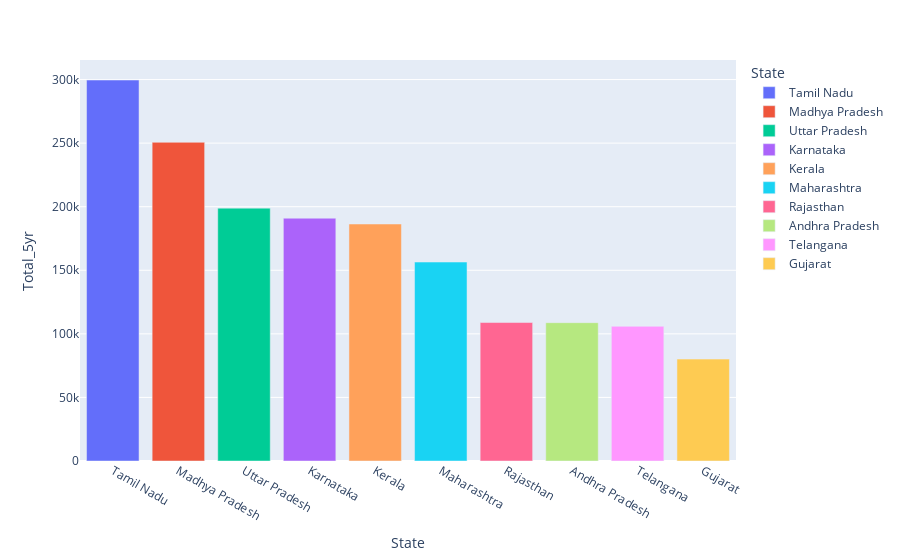

The cell this chart's notebook holds for it:
### Markdown cell above
## top 10 states in case of accidents

### Code cell
top = df_states['Total_5yr'].sort_values(ascending=False).head(10)
px.bar(top.reset_index(), x='State', y='Total_5yr', color='State')

### Figure 1 — Plotly figure (JSON) as saved in the notebook; plotly's stock layout.template omitted (floating-point values rounded to 4 significant figures)
{"data": [{"hovertemplate": "State=%{x}<br>Total_5yr=%{y}<extra></extra>", "legendgroup": "Tamil Nadu", "marker": {"color": "#636efa", "pattern": {"shape": ""}}, "name": "Tamil Nadu", "orientation": "v", "showlegend": true, "textposition": "auto", "type": "bar", "x": ["Tamil Nadu"], "xaxis": "x", "y": [299595], "yaxis": "y"}, {"hovertemplate": "State=%{x}<br>Total_5yr=%{y}<extra></extra>", "legendgroup": "Madhya Pradesh", "marker": {"color": "#EF553B", "pattern": {"shape": ""}}, "name": "Madhya Pradesh", "orientation": "v", "showlegend": true, "textposition": "auto", "type": "bar", "x": ["Madhya Pradesh"], "xaxis": "x", "y": [250641], "yaxis": "y"}, {"hovertemplate": "State=%{x}<br>Total_5yr=%{y}<extra></extra>", "legendgroup": "Uttar Pradesh", "marker": {"color": "#00cc96", "pattern": {"shape": ""}}, "name": "Uttar Pradesh", "orientation": "v", "showlegend": true, "textposition": "auto", "type": "bar", "x": ["Uttar Pradesh"], "xaxis": "x", "y": [198858], "yaxis": "y"}, {"hovertemplate": "State=%{x}<br>Total_5yr=%{y}<extra></extra>", "legendgroup": "Karnataka", "marker": {"color": "#ab63fa", "pattern": {"shape": ""}}, "name": "Karnataka", "orientation": "v", "showlegend": true, "textposition": "auto", "type": "bar", "x": ["Karnataka"], "xaxis": "x", "y": [190952], "yaxis": "y"}, {"hovertemplate": "State=%{x}<br>Total_5yr=%{y}<extra></extra>", "legendgroup": "Kerala", "marker": {"color": "#FFA15A", "pattern": {"shape": ""}}, "name": "Kerala", "orientation": "v", "showlegend": true, "textposition": "auto", "type": "bar", "x": ["Kerala"], "xaxis": "x", "y": [186375], "yaxis": "y"}, {"hovertemplate": "State=%{x}<br>Total_5yr=%{y}<extra></extra>", "legendgroup": "Maharashtra", "marker": {"color": "#19d3f3", "pattern": {"shape": ""}}, "name": "Maharashtra", "orientation": "v", "showlegend": true, "textposition": "auto", "type": "bar", "x": ["Maharashtra"], "xaxis": "x", "y": [156473], "yaxis": "y"}, {"hovertemplate": "State=%{x}<br>Total_5yr=%{y}<extra></extra>", "legendgroup": "Rajasthan", "marker": {"color": "#FF6692", "pattern": {"shape": ""}}, "name": "Rajasthan", "orientation": "v", "showlegend": true, "textposition": "auto", "type": "bar", "x": ["Rajasthan"], "xaxis": "x", "y": [108902], "yaxis": "y"}, {"hovertemplate": "State=%{x}<br>Total_5yr=%{y}<extra></extra>", "legendgroup": "Andhra Pradesh", "marker": {"color": "#B6E880", "pattern": {"shape": ""}}, "name": "Andhra Pradesh", "orientation": "v", "showlegend": true, "textposition": "auto", "type": "bar", "x": ["Andhra Pradesh"], "xaxis": "x", "y": [108781], "yaxis": "y"}, {"hovertemplate": "State=%{x}<br>Total_5yr=%{y}<extra></extra>", "legendgroup": "Telangana", "marker": {"color": "#FF97FF", "pattern": {"shape": ""}}, "name": "Telangana", "orientation": "v", "showlegend": true, "textposition": "auto", "type": "bar", "x": ["Telangana"], "xaxis": "x", "y": [105906], "yaxis": "y"}, {"hovertemplate": "State=%{x}<br>Total_5yr=%{y}<extra></extra>", "legendgroup": "Gujarat", "marker": {"color": "#FECB52", "pattern": {"shape": ""}}, "name": "Gujarat", "orientation": "v", "showlegend": true, "textposition": "auto", "type": "bar", "x": ["Gujarat"], "xaxis": "x", "y": [80150], "yaxis": "y"}], "layout": {"barmode": "relative", "legend": {"title": {"text": "State"}, "tracegroupgap": 0}, "margin": {"t": 60}, "xaxis": {"anchor": "y", "categoryarray": ["Tamil Nadu", "Madhya Pradesh", "Uttar Pradesh", "Karnataka", "Kerala", "Maharashtra", "Rajasthan", "Andhra Pradesh", "Telangana", "Gujarat"], "categoryorder": "array", "domain": [0, 1], "title": {"text": "State"}}, "yaxis": {"anchor": "x", "domain": [0, 1], "title": {"text": "Total_5yr"}}}}
